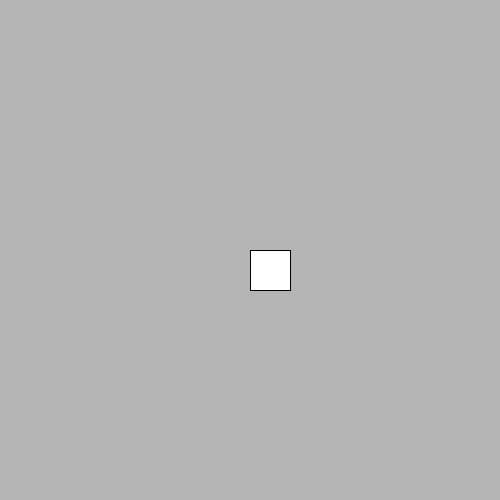
Frame 1 (no input)
Frame 60 (the mouse pressed at the canvas centre just before this capture): identical to frame 1, image omitted
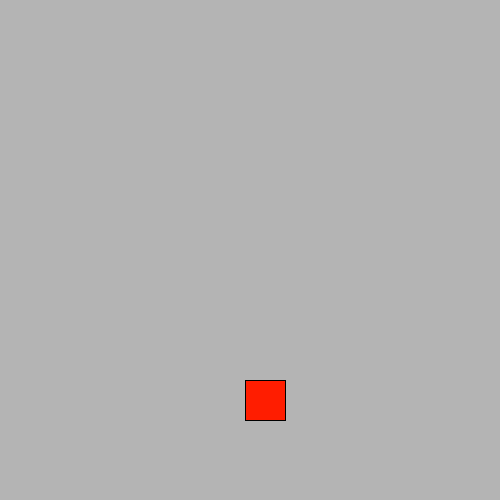
Frame 120 (the mouse held since frame 60 and released just before this capture)

The Processing sketch that drew these frames (run headless with seeded random() and noise(); from frame 60 on, the mouse is pressed at the canvas centre):

// Processing sketch: TopsyTurvy
// ── TopsyTurvy.pde
String state = "down";
boolean start = false;
int x = 250;
int y = 250;
color theColor = color(255);
void setup()
{
 size(500,500); 
}

void draw()
{
 background(180);
 fill(theColor);
 rect(x,y,40,40);
 if(mousePressed)
 {
  start = true; 
 }
 if(start)
 {
    if(state == "down")
   {
     theColor = color(20,50,200); // makes color blue
    y += 5; 
   }  
   else if(state == "left")
   {
     theColor = color(10,180,30); // makes color green
    x -= 5;  
   }
   else if(state == "up")
   {
     theColor = color(#FF1D00);
    y -= 5; 
   }
   else if(state == "right")
   {
     theColor = color(#FF8800);
    x += 5;  
   }
 }
  if(x == 0)
  {
   changeState(); 
   
  }
  if(x == 460)
  {
   changeState(); 
  }  
  if(y == 0)
  {
   changeState(); 
  }
  if(y == height-40)
  {
   changeState(); 
  }  
}

void keyPressed()
{
  if(key == 's')
  {
    changeState();
  }
  if(key == 'r')
  {
   x = 250;
   y = 250;
   start = false;
  }
}

void changeState()
{
   if(state == "down")
   {
    state = "left";
   }
   else if(state == "left")
   {
    state = "up";
   }
   else if(state == "up")
   {
    state = "right";
   }
   else if(state == "right")
   {
    state = "down";
   }
}
